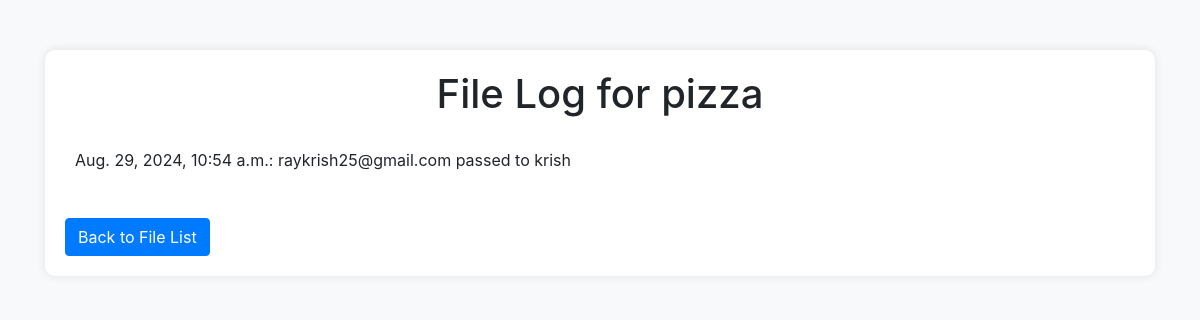
The app's page /log/1/ (signed in) with its own data.
### tracker/models.py (models this page shows, shortened)
class FileLog(models.Model):
    file = models.ForeignKey(File, on_delete=models.CASCADE)
    passed_from = models.ForeignKey(User, related_name='passed_from', on_delete=models.CASCADE)
    passed_to = models.ForeignKey(User, related_name='passed_to', on_delete=models.CASCADE)
    timestamp = models.DateTimeField(auto_now_add=True)

class File(models.Model):
    unique_id = models.CharField(max_length=100, unique=True)
    file_name = models.CharField(max_length=255)
    uploaded_by = models.ForeignKey(User, on_delete=models.CASCADE)
    uploaded_at = models.DateTimeField(auto_now_add=True)

### tracker/views.py (the view)
# urls.py: path('log/<int:file_id>/', views.file_log, name='file_log'),  # View file log
@login_required
def file_log(request, file_id):
    logs = FileLog.objects.filter(file_id=file_id)
    return render(request, 'tracker/file_log.html', {'logs': logs})

### tracker/templates/tracker/file_log.html (shortened to what this page needs)
<!DOCTYPE html>
<html lang="en">
<head>
    <link href="https://stackpath.bootstrapcdn.com/bootstrap/4.5.2/css/bootstrap.min.css" rel="stylesheet">
</head>
<body>
    <div class="container">
        <div class="file-log">
            <h1 class="text-center">File Log for {{ logs.first.file.file_name }}</h1>
            <ul>
                {% for log in logs %}
                <li class="d-flex justify-content-between align-items-center">
                    <span>{{ log.timestamp }}: {{ log.passed_from.username }} passed to {{ log.passed_to.username }}</span>
                </li>
                {% endfor %}
            </ul>
            <a href="{% url 'file_list' %}" class="btn btn-primary back-btn">Back to File List</a>
        </div>
    </div>
</body>
</html>

### tracker/templates/tracker/file_log.html (style rules this page uses)
body { background-color: #f8f9fa; }
.container { margin-top: 50px; }
.file-log { background-color: #ffffff; padding: 20px; border-radius: 10px; box-shadow: 0 0 10px rgba(0, 0, 0, 0.1); }
.file-log h1 { margin-bottom: 20px; }
.file-log ul { list-style-type: none; padding: 0; }
.file-log li { padding: 10px; border-bottom: 1px solid #e9ecef; }
.file-log li:last-child { border-bottom: none; }
.back-btn { margin-top: 20px; }

### records on screen
FileLog: first.file.file_name "pizza", timestamp "Aug. 29, 2024, 10:54 a.m.", passed_from.username "raykrish25@gmail.com", passed_to.username "krish"
